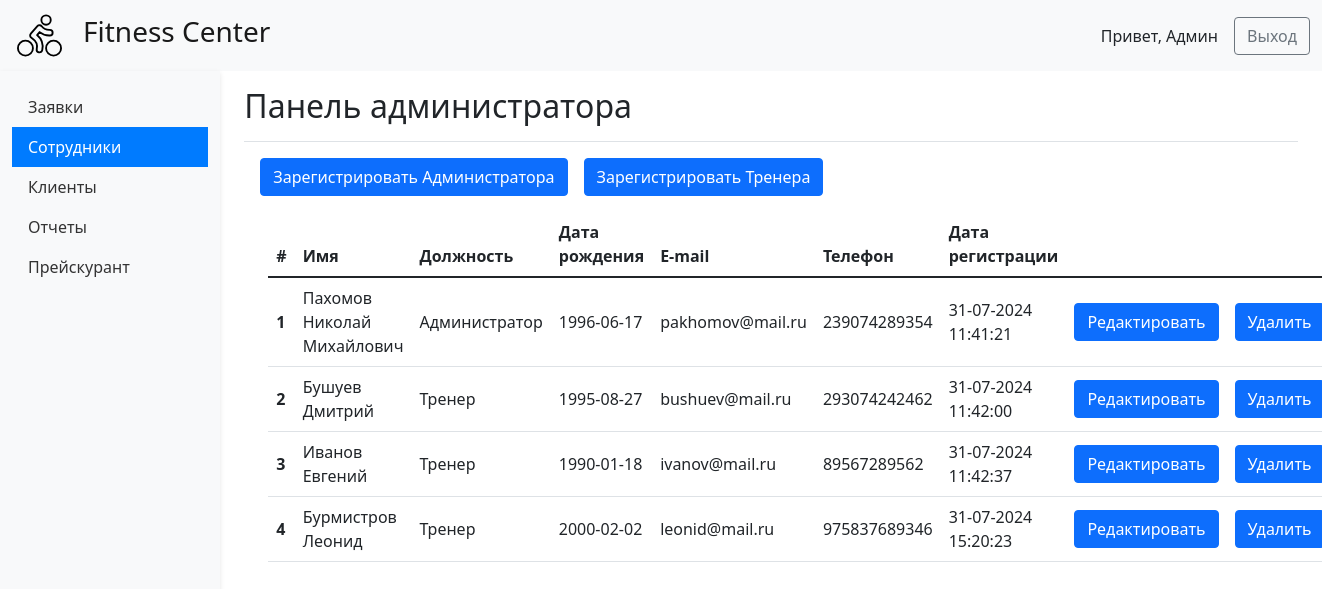
The app's page /admin_panel_employees (signed in) with its own data.
### tables this page shows
CREATE TABLE accounts (
                user_id INTEGER PRIMARY KEY AUTOINCREMENT,
                username TEXT NOT NULL,
                password TEXT NOT NULL,
                role INT UNSIGNED NOT NULL,
                auth INTEGER NOT NULL DEFAULT 0,
                name VARCHAR(255) NOT NULL,
                date_of_birth DATE,
                email VARCHAR(255),
                phone VARCHAR(31),
                created_at DATETIME NOT NULL DEFAULT CURRENT_TIMESTAMP,
                CONSTRAINT fk_role_type FOREIGN KEY (role) REFERENCES role_types(id)
                );

### main_api.py (the view)
@app.route('/admin_panel_employees')
def ap_employees():
    if 'user_id' not in session:
        return redirect(url_for('home'))
    json_ap_data = get_employees_from_db(path_to_db)
    return render_template('admin_panel_02_employees.html', json_ap_data=json_ap_data)

### main_helper.py (called while the page is built)
def get_db_connection(db_path):
    db_conn = sqlite3.connect(db_path)
    db_conn.row_factory = sqlite3.Row
    return db_conn

def get_employees_from_db(db_path):
    conn = get_db_connection(db_path)
    c = conn.cursor()
    data = c.execute(f"SELECT user_id, role, name, date_of_birth, email, phone, created_at"
                     f" FROM accounts WHERE (role = 0 OR role = 1) AND (auth = 1)").fetchall()
    conn.close()
    employees = [dict(ix) for ix in data]
    for d in employees:
        r = d['role']
        if r == 0:
            d['position'] = 'Администратор'
        elif r == 1:
            d['position'] = 'Тренер'
        else:
            d['position'] = 'Сотрудник'
    return employees

### templates/admin_panel_02_employees.html (shortened to what this page needs)
{% extends "admin_panel.html" %}
{% block bar_menu %}
<li class="nav-item">
    <a class="nav-link" aria-current="page" href="{{ url_for('ap_bids') }}">
        Заявки
    </a>
</li>
<li class="nav-item">
    <a class="nav-link active" aria-current="page" href="{{ url_for('ap_employees') }}">
        Сотрудники
    </a>
</li>
<li class="nav-item">
    <a class="nav-link" aria-current="page" href="{{ url_for('ap_clients') }}">
        Клиенты
    </a>
</li>
<li class="nav-item">
    <a class="nav-link" aria-current="page" href="{{ url_for('ap_reports') }}">
        Отчеты
    </a>
</li>
<li class="nav-item">
    <a class="nav-link" aria-current="page" href="{{ url_for('ap_price_list') }}">
        Прейскурант
    </a>
</li>
{% endblock %}
{% block main_content %}
<main class="col-md-9 ms-sm-auto col-lg-10 px-md-4">
    <div class="d-flex justify-content-between flex-wrap flex-md-nowrap align-items-center pt-3 pb-2 mb-3 border-bottom">
        <h1 class="h2">Панель администратора</h1>
    </div>
    <div class="d-flex mb-10">
        <button type="button" class="btn btn-primary mb-value me-3 ms-3" data-bs-toggle="modal"
                data-bs-target="#regAdmin">
            Зарегистрировать Администратора
        </button>
        <button type="button" class="btn btn-primary me-3" data-bs-toggle="modal" data-bs-target="#regTrainer">
            Зарегистрировать Тренера
        </button>
    </div>
    <div class="container-fluid">
        <table class="table table-hover w-100 mt-3">
            <thead>
            <tr>
                <th scope="col">#</th>
                <th scope="col">Имя</th>
                <th scope="col">Должность</th>
                <th scope="col">Дата рождения</th>
                <th scope="col">E-mail</th>
                <th scope="col">Телефон</th>
                <th scope="col">Дата регистрации</th>
                <th scope="col"></th>
                <th scope="col"></th>
            </tr>
            </thead>
            <tbody>
            {% for j_value in json_ap_data %}
            <tr>
                <th class="align-middle" scope="row">{{loop.index}}</th>
                <td class="align-middle">{{ j_value.name }}</td>
                <td class="align-middle">{{ j_value.position }}</td>
                <td class="align-middle">{{ j_value.date_of_birth }}</td>
                <td class="align-middle">{{ j_value.email }}</td>
                <td class="align-middle">{{ j_value.phone }}</td>
                <td class="align-middle">{{ j_value.created_at }}</td>
                <td class="align-middle col-1">
                    <form action="{{ 'ap_employees_update' }}" method="POST">
                        <input type="submit" class="btn btn-primary" value="Редактировать">
                    </form>
                </td>
                <td class="align-middle col-1">
                    <form action="/ap_employees_del/" method="POST">
                        <input type="submit" class="btn btn-primary" value="Удалить">
                    </form>
                </td>
            </tr>
            {% endfor %}
            </tbody>
        </table>
    </div>
</main>
{% endblock %}

### templates/admin_panel.html (style rules this page uses)
.sidebar .nav-link { border-radius: 0; color: #333; }
.sidebar .nav-link.active { background-color: #007bff; color: white; }

### records on screen
accounts: name "Пахомов Николай Михайлович", position "Администратор", date_of_birth "1996-06-17", email "pakhomov@mail.ru", phone "239074289354", created_at "31-07-2024 11:41:21"
accounts: name "Бушуев Дмитрий", position "Тренер", date_of_birth "1995-08-27", email "bushuev@mail.ru", phone "293074242462", created_at "31-07-2024 11:42:00"
accounts: name "Иванов Евгений", position "Тренер", date_of_birth "1990-01-18", email "ivanov@mail.ru", phone "89567289562", created_at "31-07-2024 11:42:37"
accounts: name "Бурмистров Леонид", position "Тренер", date_of_birth "2000-02-02", email "leonid@mail.ru", phone "975837689346", created_at "31-07-2024 15:20:23"
